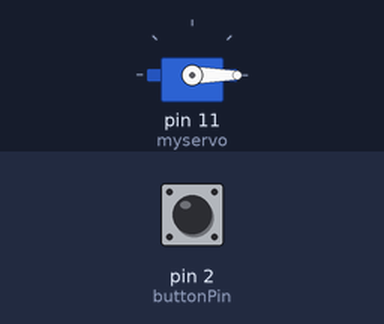
This sketch was run on a simulated Arduino Uno, built with avr-gcc and run on an emulated ATmega328P. Shown: servo. The inputs (shaded band) are chosen by the test bench; at power-on: pin 2 (buttonPin) HIGH. What the sketch prints to the serial monitor is not drawn.

Above: at 1.2 s.
1.3 s: pin 2 (buttonPin) pulled LOW for 0.25 s
At 3.24 s:
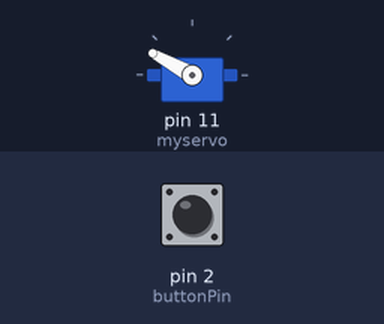
4.5 s: pin 2 (buttonPin) pulled LOW for 1 s
At 5.3 s:
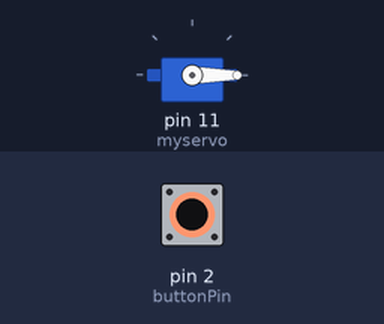
7.0 s: pin 2 (buttonPin) pulled LOW for 0.25 s
At 8.32 s:
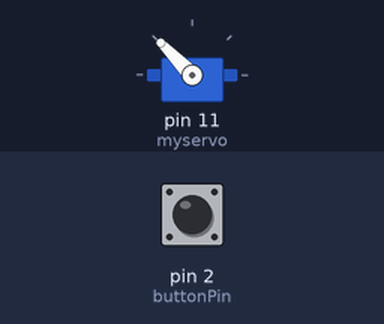
Timing chart, 0 to 19.2 s (numbered marks = the images above; inputs shaded):
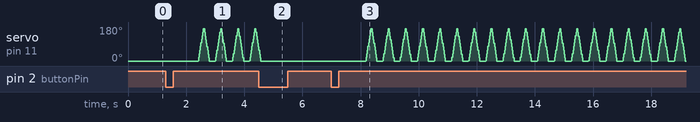

The sketch:

servo_control.ino
```cpp
#include <Servo.h>

Servo myservo;  // create servo object to control a servo
// twelve servo objects can be created on most boards

const int buttonPin = 2;
int pos = 0;    // variable to store the servo position
int GCNT = 0;
int cnt = 0;
int GBTState = HIGH;
void setup() {
  myservo.attach(11);  // attaches the servo on pin 9 to the servo object
  pinMode(buttonPin, INPUT_PULLUP);
  Serial.begin(9600); // 시리얼 통신 시작 (디버깅용)
}

void loop() {
  GBTState = digitalRead(buttonPin);
  if (GBTState == LOW) {
    // turn LED on:
    GCNT += 1;
    if (GCNT >= 2)
    {
      GCNT = 0;
    }
    delay(1000);
  }
  if (GCNT == 1){
    for (pos = 0; pos <= 180; pos += 1) { // goes from 0 degrees to 180 degrees
      // in steps of 1 degree
      myservo.write(pos);              // tell servo to go to position in variable 'pos'
      delay(1);                       // waits 15 ms for the servo to reach the position
    }
    for (pos = 180; pos >= 0; pos -= 1) { // goes from 180 degrees to 0 degrees
      myservo.write(pos);              // tell servo to go to position in variable 'pos'
      delay(1);                       // waits 15 ms for the servo to reach the position
    }
    cnt += 1;
    if (cnt == 10)
    {
      Serial.println("1");
      cnt = 0;
    }
  }
  else if (GCNT == 0)
  {
    pos = 0;
    myservo.write(pos);              // tell servo to go to position in variable 'pos'
    delay(1);
  }
  delay(200);
}
```

Measured:
- after the input at 1.3 s, servo on pin 11 (myservo): 0° → 1° after 1.1 s, then repeats every 0.59 s: 20° 0.02 s, 39° 0.02 s, 58° 0.02 s, 77° 0.02 s, 96° 0.02 s, 115° 0.02 s, 134° 0.02 s, 153° 0.02 s, 172° 0.02 s, 170° 0.02 s, 151° 0.02 s, 132° 0.02 s, 113° 0.02 s, 94° 0.02 s, 75° 0.02 s, 56° 0.02 s, 37° 0.02 s, 18° 0.02 s, 0° 0.20 s, 1° 0.02 s
- after the input at 4.5 s, servo on pin 11 (myservo): goes on until 4.6 s, then stays 0°
- after the input at 7.0 s, servo on pin 11 (myservo): 0° → 1° after 1.2 s, then repeats every 0.59 s: 20° 0.02 s, 39° 0.02 s, 58° 0.02 s, 77° 0.02 s, 96° 0.02 s, 115° 0.02 s, 134° 0.02 s, 153° 0.02 s, 172° 0.02 s, 170° 0.02 s, 151° 0.02 s, 132° 0.02 s, 113° 0.02 s, 94° 0.02 s, 75° 0.02 s, 56° 0.02 s, 37° 0.02 s, 18° 0.02 s, 0° 0.20 s, 1° 0.02 s
